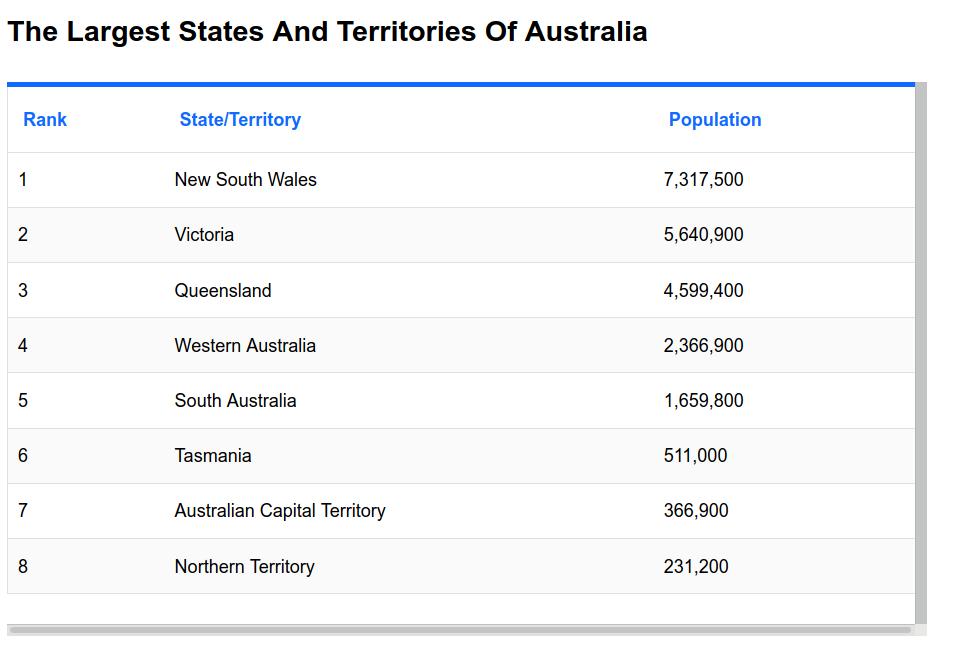
#> input picture state_population.png, 977 x 660 px
$ jupyter execute --allow-errors Australia_COVID-19_notebook_2.ipynb   (shell and % lines are left out)
#> lines starting #> are read from the running program, lines starting #| are printed output that depends on the picture
# Données COVID-19 Australie: EDA

Test évaluation pour le poste Inria / AP-HP - notebook 2

## 1. Importation des données et des librairies python

[cell 1]
import numpy as np # linear algebra
import pandas as pd # data processing, CSV file I/O (e.g. pd.read_csv)
import matplotlib.pyplot as plt
import matplotlib.dates as mdates
from matplotlib.dates import DateFormatter
#%matplotlib inline
import seaborn as sns
from datetime import datetime
from pandas.plotting import register_matplotlib_converters
register_matplotlib_converters()
import pycountry_convert as pc
import plotly.express as px
import plotly.graph_objects as go
from plotly.offline import init_notebook_mode, iplot
from plotly.subplots import make_subplots
import folium
from PIL import Image

#> (a cell that did not finish here is left out)

#> (a cell that did not finish here is left out)

#> (a cell that did not finish here is left out)

## 2. Analyse exploratoire des données (EDA)

### 2.1 Age

#### 2.1.1 Tranches d'age

[cell 5]
# Incidence by age segments: define the segments with a 10 years step
bins = [-1, 10, 20, 30, 40, 50, 60, 70, 80, 90, 100, 111]
# labels
group_names = ['< 20','11-20','21-30','31-40', '41-50','51-60','61-70','71-80','81-90','91-100', 'over_100']

#> (a cell that did not finish here is left out)

#### 2.1.2 Statistiques par tranche d'age

#> (a cell that did not finish here is left out)

#> (a cell that did not finish here is left out)

[cell 9]
plt.figure(figsize= (6,12))
plt.suptitle('COVID-19 in Australia age statistics', fontsize=18)
plt.subplot(211)
#> (the rest of this cell did not finish here and is left out)

### 2.2 États

#### 2.2.1 Groupement par état

#> (a cell that did not finish here is left out)

#> (a cell that did not finish here is left out)

#### 2.2.2 Population par état
https://www.worldatlas.com/articles/the-largest-states-and-territories-of-australia.html

[cell 12]
im = Image.open("state_population.png")
#> im is the input picture: PIL image 977x660 RGB; mean R, G, B 244.7, 245.5, 246.9
au_population = im.resize((400,300))
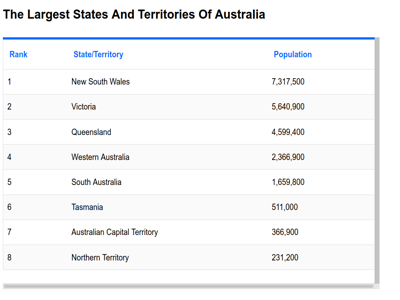
#> au_population: PIL image 400x300 RGB; mean R, G, B 244.5, 245.4, 246.8
au_population


$ run again, with deduplication_procedure.png copied over state_population.png
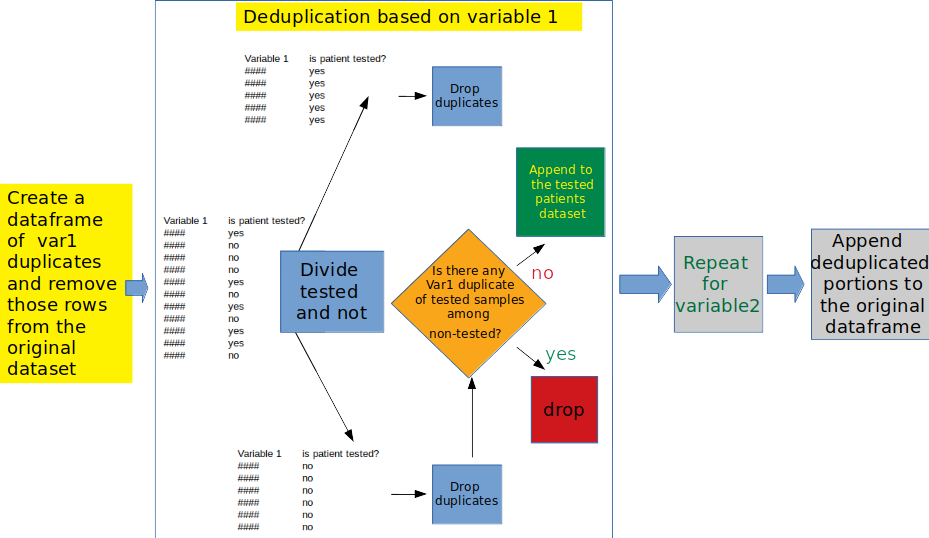
#> input picture deduplication_procedure.png, 929 x 538 px
#> im is the input picture: PIL image 929x538 RGBA; mean R, G, B, A 236.3, 236.2, 218.6, 78.4
#> `au_population = im.resize((400,300))`:
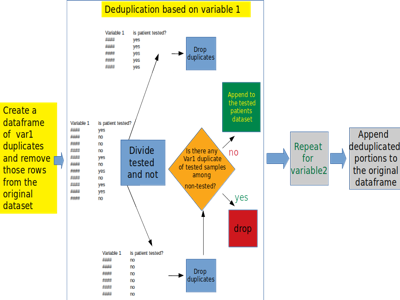
#> au_population: PIL image 400x300 RGBA; mean R, G, B, A 64.1, 64.6, 47.3, 78.4; transparent parts drawn white
